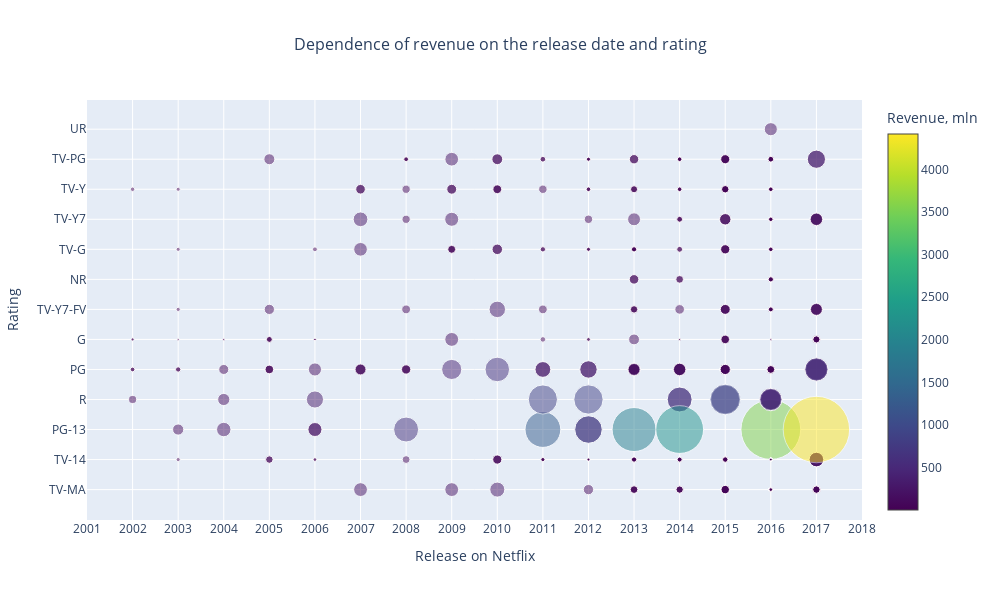

The code cell stored with this chart in its notebook:
### Code cell
# Bubble chart (разновидность Scatter plot) трехмерный (3D): rating, release on netflix, revenue by per film 

fig = go.Figure()

fig.add_trace(go.Scatter(
    x=joined3['release on Netflix'],
    y=joined3['rating'],
    mode='markers',
    marker=dict(
        size=(joined3['avg_revenue_by_film']**0.5),
        color=joined3['avg_revenue_by_film'],
        colorscale='Viridis',
        opacity=0.5,
        showscale=True,
        colorbar = dict(title='Revenue, mln')
    )
))

fig.update_layout(
    width=1000,
    height=600,
    title=dict(text="Dependence of revenue on the release date and rating", font=dict(size=16), x=0.5),
    xaxis_title="Release on Netflix",
    yaxis_title="Rating",
    xaxis=dict(
        range = [2001, 2018],
        dtick=1)
    )

fig.show()

### Figure 1 — Plotly figure (JSON) as saved in the notebook; plotly's stock layout.template omitted (floating-point values rounded to 4 significant figures; data arrays with more than 128 entries replaced by an {"elided": "..."} marker saying what was removed)
{"data": [{"marker": {"color": {"elided": "482 float values"}, "colorbar": {"title": {"text": "Revenue, mln"}}, "colorscale": [[0, "#440154"], [0.1111, "#482878"], [0.2222, "#3e4989"], [0.3333, "#31688e"], [0.4444, "#26828e"], [0.5556, "#1f9e89"], [0.6667, "#35b779"], [0.7778, "#6ece58"], [0.8889, "#b5de2b"], [1, "#fde725"]], "opacity": 0.5, "showscale": true, "size": {"elided": "482 float values"}}, "mode": "markers", "type": "scatter", "x": {"elided": "482 int values"}, "y": {"elided": "482 str values"}}], "layout": {"height": 600, "title": {"font": {"size": 16}, "text": "Dependence of revenue on the release date and rating", "x": 0.5}, "width": 1000, "xaxis": {"dtick": 1, "range": [2001, 2018], "title": {"text": "Release on Netflix"}}, "yaxis": {"title": {"text": "Rating"}}}}
